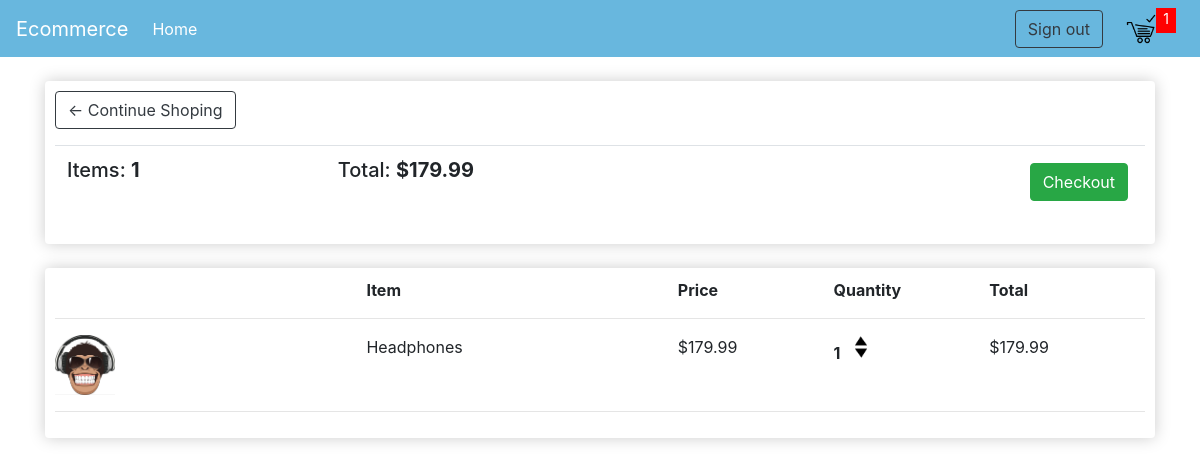
The app's page /cart/ (signed in) with its own data.
### store/models.py (models this page shows, shortened)
class OrderItem (models.Model):
	product    = models.ForeignKey (Product, on_delete = models.SET_NULL ,null = True, blank = True)
	order      = models.ForeignKey (Order, on_delete = models.SET_NULL ,null = True, blank = True)
	quantity   = models.IntegerField (default = 0, null = True, blank = True)
	date_added = models.DateTimeField (auto_now_add = True)
	def total_price(self):
		self.total = self.quantity * self.product.price
		return self.total

class Product (models.Model):
	name    = models.CharField (max_length = 200, null = True)
	price   = models.DecimalField(max_digits=10, decimal_places=2)
	digital = models.BooleanField (default = False, blank = True)
	image   = models.ImageField(default= 'images/product.png', blank = True)

### store/views.py (the view)
# urls.py: path('cart/', views.cart, name='cart'),
def cart(request):
	context  = cart_total(request)
	return render (request,'store/cart.html', context)

### store/utils.py (called while the page is built, shortened)
def cart_total(request):
	orderitems = []
	total_quantity = 0
	total_price = 0
	shipping = False
	if request.user.is_authenticated:
		customer = request.user.customer
		order, created = Order.objects.get_or_create(customer = customer, complete = False)
		orderitems = OrderItem.objects.filter(order=order)
		for item in orderitems:
			total_quantity += item.quantity
		for item in orderitems:
			if item.product.digital == False:
				shipping = True
				break
		for item in orderitems:
			total_price += item.quantity * item.product.price
	return {"orderitems": orderitems,"total_quantity": total_quantity, "total_price": total_price, "shipping": shipping}

### store/templates/store/cart.html (shortened to what this page needs)
{% extends 'store/main.html' %}
{% load static %}
{% block body %}
<div class="box-element">
	<a class=" mb-3 btn btn-outline-dark" href="{% url 'store' %}">&#8592; Continue Shoping</a>
	<table class="table">
		<tr>
			<th><h5>Items: <strong>{{ total_quantity }}</strong></h5></th>
			<th><h5>Total: <strong>${{ total_price }}</strong></h5></th>
			<th>
				<a style="float: right; margin: 5px;" class="btn btn-success" href="{% url 'checkout' %}">Checkout</a>
			</th>
		</tr>
	</table>
</div>
<br>
<div class="box-element">
	<div style="display:flex;">
		<div style="flex:2"></div>
		<div style="flex:2"><strong>Item</strong></div>
		<div style="flex:1"><strong>Price</strong></div>
		<div style="flex:1"><strong>Quantity</strong></div>
		<div style="flex:1"><strong>Total</strong></div>
	</div>
	<hr>
	{% for item in orderitems %}
	<div class="mt-1" style="display:flex;">
		<div style="flex:2"><img style="width: 60px; display:inline;" src="{{ item.product.image.url }}"></div>
		<div style="flex:2">{{ item.product.name }}</div>
		<div style="flex:1">${{ item.product.price }}</div>
		<div style="flex:1">
				<p class="quantity">{{ item.quantity }}</p>
				<div class="quantity">
					<img class="quantity-arrow add-to-cart" src="{% static 'images/triangle-up.png' %}" data-id={{ item.product.id }} data-action="add" >
					<img class="quantity-arrow add-to-cart" src="{% static 'images/triangle-down.png' %}" data-id={{ item.product.id }} data-action="remove">
				</div>
		</div>
		<div  style="flex:1">${{ item.total_price }}</div>
	</div>
	<hr>
	{% endfor %}
</div>
{% endblock %}

### static/css/main.css (style rules this page uses)
.box-element { box-shadow: hsl(0, 0%, 80%) 0 0 16px; background-color: #fff; border-radius: 4px; padding: 10px; }
.quantity-arrow { width: 12px; cursor: pointer; display: block; }
.quantity { display: inline-block; font-weight: 700; padding-right: 10px; }

### records on screen
OrderItem: product.image (picture), product.name "Headphones", product.price "179.99", quantity "1", total_price "179.99"

### other values on screen
{{ total_quantity }} "1"
{{ total_price }} "179.99"
